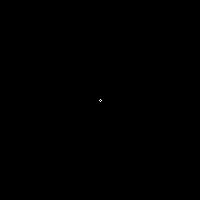
Frame 1 (no input)
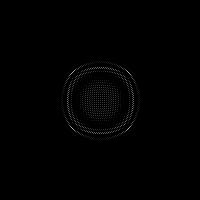
Frame 60 (no input)
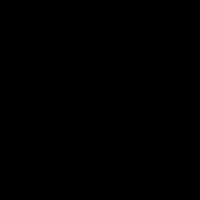
Frame 120 (the mouse pressed at the canvas centre since frame 60)

The p5.js sketch that drew these frames (run headless with seeded random() and noise() and a simulated clock; from frame 60 on, the mouse is pressed at the canvas centre):

// p5.js sketch
// ── sketch.js
// Coding Challenge #102: 2D Water Ripple

let numCol;
let numRow;
let curr = [];
let prev = [];
const damping = 0.9;

function setup() {
  pixelDensity(1);
  createCanvas(200, 200);
  numCol = width;
  numRow = height;
  for (let i = 0; i < numCol; i++) {
    curr[i] = [];
    prev[i] = [];
    for (let j = 0; j < numRow; j++) {
      curr[i][j] = 0;
      prev[i][j] = 0;
    }
  }
  prev[100][100] = 255;
}

function mouseDragged() {
  curr[mouseX][mouseY] = 255;
}

function draw() {
  background(0);
  loadPixels();

  for (let i = 1; i < numCol - 1; i++) {
    for (let j = 1; j < numRow - 1; j++) {
      curr[i][j] = (prev[i - 1][j] + prev[i + 1][j] +
        prev[i][j - 1] + prev[i][j + 1]) / 2 - curr[i][j];

      // dampening
      curr[i][j] = curr[i][j] * damping;

      // access pixels
      let index = (i + j * numCol) * 4;
      pixels[index + 0] = curr[i][j] * 255;
      pixels[index + 1] = curr[i][j] * 255;
      pixels[index + 2] = curr[i][j] * 255;
      pixels[index + 3] = 255;
    }
  }
  updatePixels();

  // swap buffers
  const temp = prev;
  prev = curr;
  curr = temp;
}
